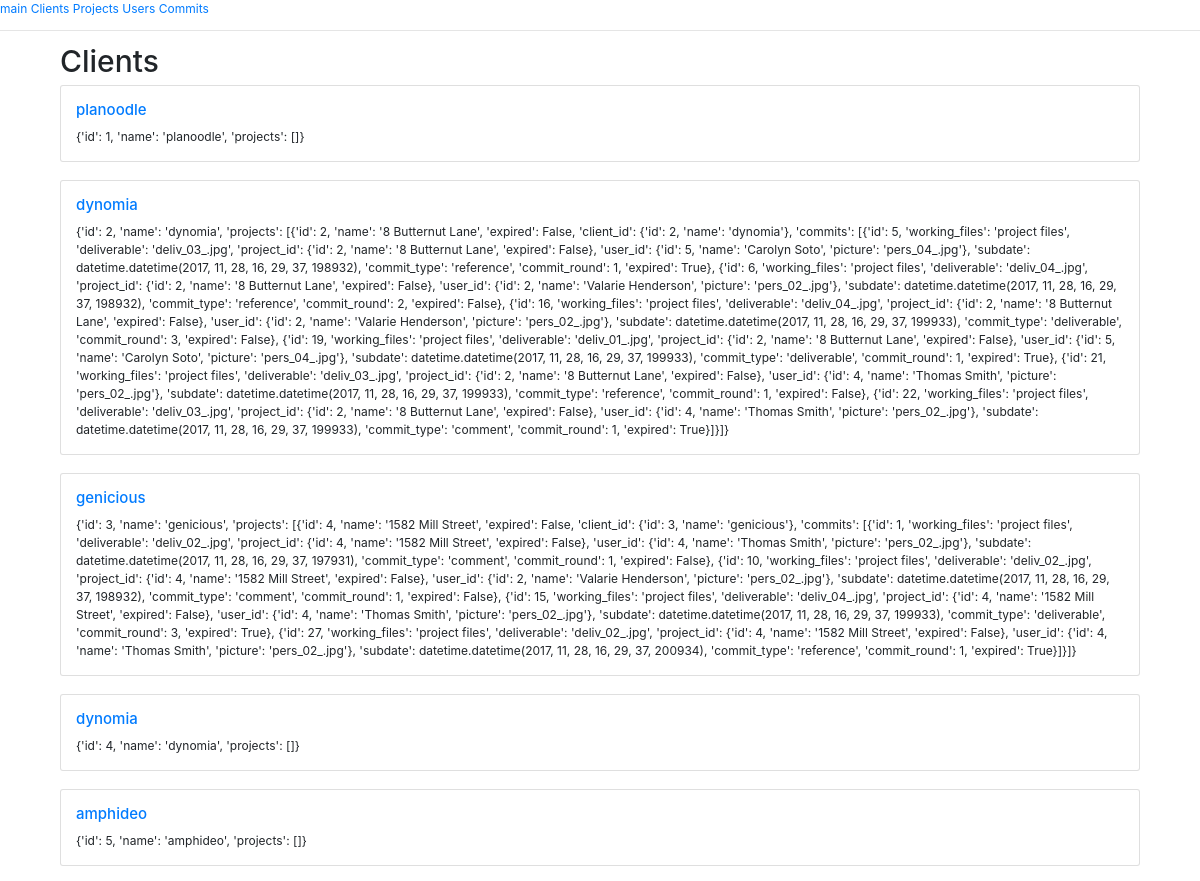
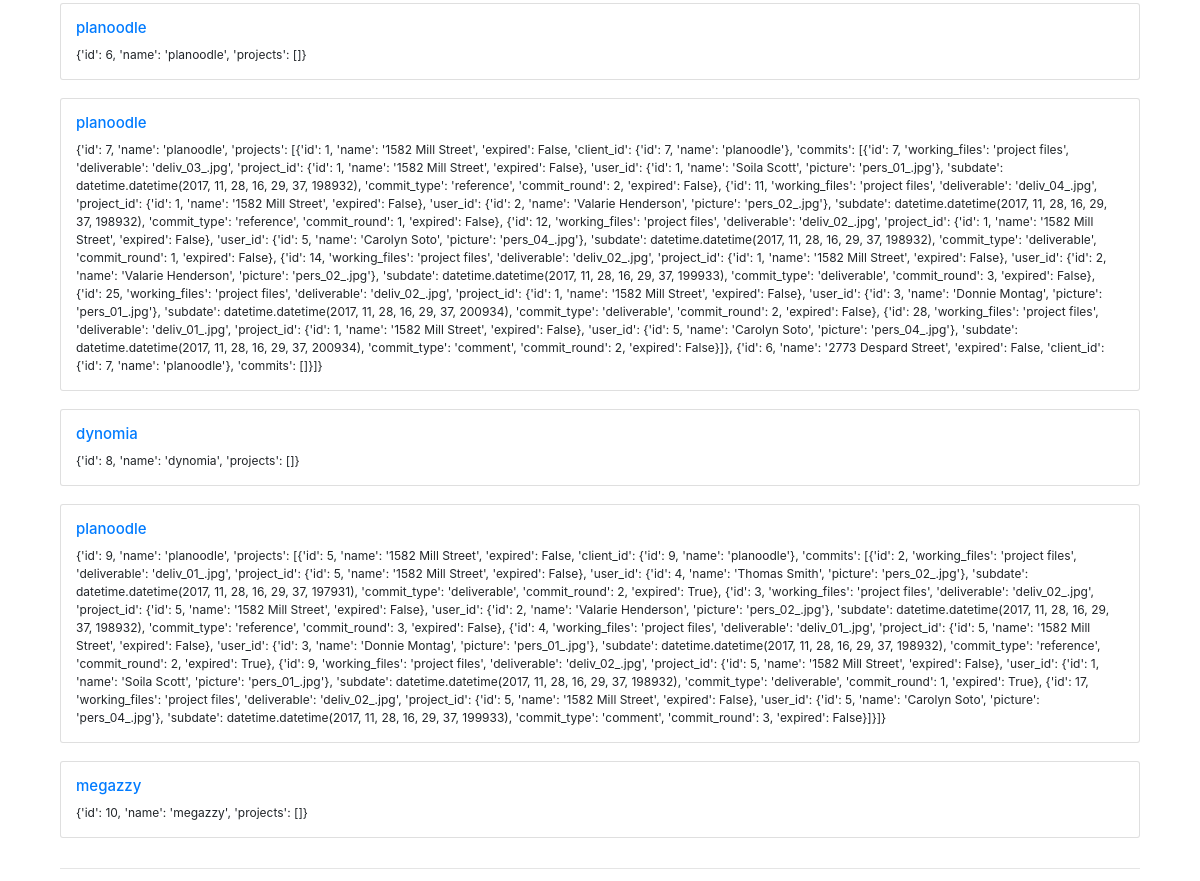
Screenshot of /client with the database file from the repository (2 pictures, top to bottom).
### app.py (models this page shows, shortened)
class Client(db.Model):
    id = db.Column(db.Integer, primary_key=True)
    name = db.Column(db.String)
    projects = db.relationship('Project',
        backref=db.backref('Clients', lazy=True))

### app.py (the view)
@app.route('/client')
def clients():
    data = module.func.client_all()
    return render_template('clients.html', data=data)

### module/func.py (called while the page is built)
def scheme_project(row):
    commits = []
    client = {}
    for commit in row.commits:
        commits.append(scheme_commit(commit))
    raw_client = app.Client.query.filter_by(id=row.client_id).first()
    if raw_client:
        client = {
            'id': raw_client.id,
            'name': raw_client.name
        }
    return {
        'id': row.id,
        'name': row.name,
        'expired': row.expired,
        'client_id': client,
        'commits': commits
    }

def scheme_commit(row):
    user_row = app.User.query.filter_by(id=row.user_id).first()
    user = {
        'id': user_row.id,
        'name': user_row.name,
        'picture': user_row.picture
    }
    project = {}
    project_row = app.Project.query.filter_by(id=row.project_id).first()
    if project_row != None:
        project = {
            'id': project_row.id,
            'name': project_row.name,
            'expired': project_row.expired,
        }
    return {
        'id': row.id,
        'working_files': row.working_files,
        'deliverable': row.deliverable,
        'project_id': project,
        'user_id': user,
        'subdate': row.subdate,
        'commit_type': row.commit_type,
        'commit_round': row.commit_round,
        'expired': row.expired
    }

def scheme_client(row):
    projects = []
    for project in row.projects:
        projects.append(scheme_project(project))
    return {
        'id': row.id,
        'name': row.name,
        'projects': projects
    }

def client_all():
    output = []
    rows = app.Client.query.all()
    for row in rows:
        x = scheme_client(row)
        output.append(x)
    return output

### templates/clients.html
{% extends "base.html" %}
{% block content %}
<h1>Clients</h1>
{% for client in data %}
<div class="card" style="width: 100%;">
        <div class="card-body">
                <h5 class="card-title"><a href="/client/{{client.id}}">{{client.name}}</a></h5>
            <p class="card-text">
                    {{client}}
            </p>
        </div>
    </div>
<br>
{% endfor %}
{% endblock %}

### rows the page displays
Client: name "planoodle", client "{'id': 1, 'name': 'planoodle', 'projects': []}"
Client: name "dynomia", client "{'id': 2, 'name': 'dynomia', 'projects': [{'id': 2, 'name': '8 Butternut Lane', 'expired': False, 'client_id': {'id': 2, 'name': 'dynomia'}, 'commits': [{'id': 5, 'working_files': 'project files', 'deliverable': 'deliv_03_.jpg', 'project_id': {'id': 2, 'name': '8 Butternut Lane', 'expired': False}, 'user_id': {'id': 5, 'name': 'Carolyn Soto', 'picture': 'pers_04_.jpg'}, 'subdate': datetime.datetime(2017, 11, 28, 16, 29, 37, 198932), 'commit_type': 'reference', 'commit_round': 1, 'expired': True}, {'id': 6, 'working_files': 'project files', 'deliverable': 'deliv_04_.jpg', 'project_id': {'id': 2, 'name': '8 Butternut Lane', 'expired': False}, 'user_id': {'id': 2, 'name': 'Valarie Henderson',…"
Client: name "genicious", client "{'id': 3, 'name': 'genicious', 'projects': [{'id': 4, 'name': '1582 Mill Street', 'expired': False, 'client_id': {'id': 3, 'name': 'genicious'}, 'commits': [{'id': 1, 'working_files': 'project files', 'deliverable': 'deliv_02_.jpg', 'project_id': {'id': 4, 'name': '1582 Mill Street', 'expired': False}, 'user_id': {'id': 4, 'name': 'Thomas Smith', 'picture': 'pers_02_.jpg'}, 'subdate': datetime.datetime(2017, 11, 28, 16, 29, 37, 197931), 'commit_type': 'comment', 'commit_round': 1, 'expired': False}, {'id': 10, 'working_files': 'project files', 'deliverable': 'deliv_02_.jpg', 'project_id': {'id': 4, 'name': '1582 Mill Street', 'expired': False}, 'user_id': {'id': 2, 'name': 'Valarie…"
Client: name "dynomia", client "{'id': 4, 'name': 'dynomia', 'projects': []}"
Client: name "amphideo", client "{'id': 5, 'name': 'amphideo', 'projects': []}"
Client: name "planoodle", client "{'id': 6, 'name': 'planoodle', 'projects': []}"
Client: name "planoodle", client "{'id': 7, 'name': 'planoodle', 'projects': [{'id': 1, 'name': '1582 Mill Street', 'expired': False, 'client_id': {'id': 7, 'name': 'planoodle'}, 'commits': [{'id': 7, 'working_files': 'project files', 'deliverable': 'deliv_03_.jpg', 'project_id': {'id': 1, 'name': '1582 Mill Street', 'expired': False}, 'user_id': {'id': 1, 'name': 'Soila Scott', 'picture': 'pers_01_.jpg'}, 'subdate': datetime.datetime(2017, 11, 28, 16, 29, 37, 198932), 'commit_type': 'reference', 'commit_round': 2, 'expired': False}, {'id': 11, 'working_files': 'project files', 'deliverable': 'deliv_04_.jpg', 'project_id': {'id': 1, 'name': '1582 Mill Street', 'expired': False}, 'user_id': {'id': 2, 'name': 'Valarie…"
Client: name "dynomia", client "{'id': 8, 'name': 'dynomia', 'projects': []}"
Client: name "planoodle", client "{'id': 9, 'name': 'planoodle', 'projects': [{'id': 5, 'name': '1582 Mill Street', 'expired': False, 'client_id': {'id': 9, 'name': 'planoodle'}, 'commits': [{'id': 2, 'working_files': 'project files', 'deliverable': 'deliv_01_.jpg', 'project_id': {'id': 5, 'name': '1582 Mill Street', 'expired': False}, 'user_id': {'id': 4, 'name': 'Thomas Smith', 'picture': 'pers_02_.jpg'}, 'subdate': datetime.datetime(2017, 11, 28, 16, 29, 37, 197931), 'commit_type': 'deliverable', 'commit_round': 2, 'expired': True}, {'id': 3, 'working_files': 'project files', 'deliverable': 'deliv_02_.jpg', 'project_id': {'id': 5, 'name': '1582 Mill Street', 'expired': False}, 'user_id': {'id': 2, 'name': 'Valarie…"
Client: name "megazzy", client "{'id': 10, 'name': 'megazzy', 'projects': []}"
